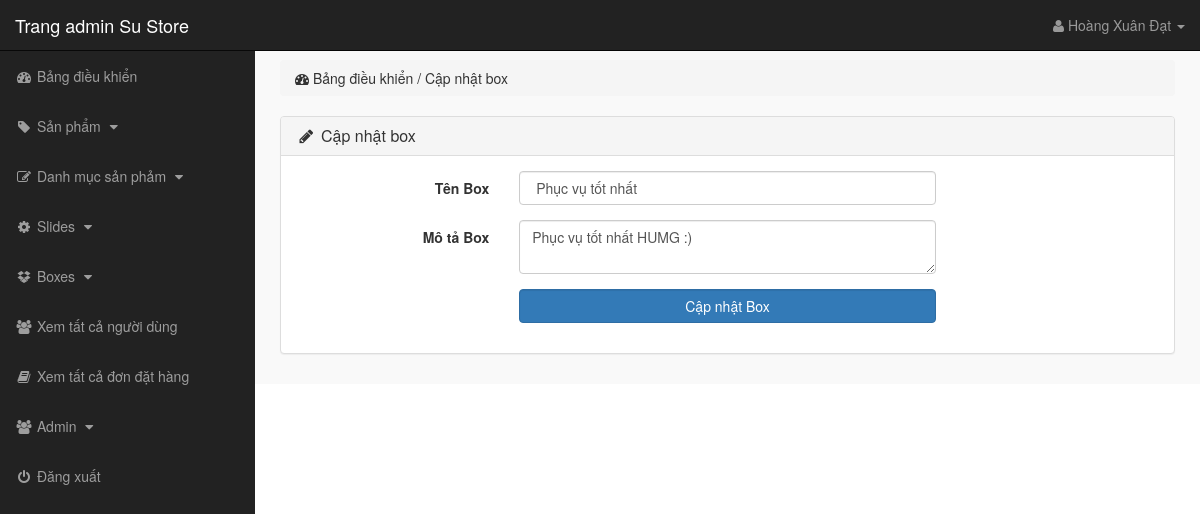
The page /admin_area/index.php?edit_box=1 (signed in) on the database its author committed.
### tables this page shows
CREATE TABLE `boxes_section` (
  `box_id` int(10) NOT NULL,
  `box_title` text NOT NULL,
  `box_desc` text NOT NULL
);

### admin_area/edit_box.php (the view, shortened to what this page needs)
<?php
    if(!isset($_SESSION['admin_username'])){
        echo "<script>window.open('login.php','_self')</script>";
    }else{
?>
<?php
    if(isset($_GET['edit_box'])){
        $edit_box_id = $_GET['edit_box'];
        $edit_box_query = "select * from boxes_section where box_id='$edit_box_id'";
        $run_edit_box = mysqli_query($con,$edit_box_query);
        $row_edit_box = mysqli_fetch_array($run_edit_box);
        $box_title = $row_edit_box['box_title'];
        $box_desc = $row_edit_box['box_desc'];
    }
?>
<div class="row">
    <div class="col-lg-12">
        <ol class="breadcrumb">
            <li>
                <i class="fa fa-dashboard"></i> Bảng điều khiển / Cập nhật box
            </li>
        </ol>
    </div>
</div>
<div class="row">
    <div class="col-lg-12">
        <div class="panel panel-default">
            <div class="panel-heading">
                <h3 class="panel-title">
                    <i class="fa fa-pencil fa-fw"></i> Cập nhật box
                </h3>
            </div>
            <div class="panel-body">
                <form action="" class="form-horizontal" method="post">
                    <div class="form-group">
                        <label for="" class="control-label col-md-3">
                            Tên Box
                        </label>
                        <div class="col-md-6">
                            <input value=" <?php echo $box_title; ?> " name="box_title" type="text" class="form-control">
                        </div>
                    </div>
                    <div class="form-group">
                        <label for="" class="control-label col-md-3">
                            Mô tả Box
                        </label>
                        <div class="col-md-6">
                            <textarea type='text' name="box_desc" class="form-control"><?php echo $box_desc; ?></textarea>
                        </div>
                    </div>
                    <div class="form-group">
                        <label for="" class="control-label col-md-3">
                        </label>
                        <div class="col-md-6">
                            <input value="Cập nhật Box" name="update_box" type="submit" class="form-control btn btn-primary">
                        </div>
                    </div>
                </form>
            </div>
        </div>
    </div>
</div>
<?php } ?>

### admin_area/includes/sidebar.php (shortened to what this page needs)
<?php
    if(!isset($_SESSION['admin_username'])){
        echo "<script>window.open('login.php','_self')</script>";
    }else{
?>
<nav class="navbar navbar-inverse navbar-fixed-top">
    <div class="navbar-header">
        <a href="index.php?dashboard" class="navbar-brand">Trang admin Su Store</a>
    </div>
    <ul class="nav navbar-right top-nav">
        <li class="dropdown">
            <a href="#" class="dropdown-toggle" data-toggle="dropdown">
                <i class="fa fa-user"></i> <?php echo $admin_name;  ?> <b class="caret"></b>
            </a>
        </li>
    </ul>
    <div class="collapse navbar-collapse navbar-ex1-collapse">
        <ul class="nav navbar-nav side-nav">
            <li>
                <a href="index.php?dashboard">
                        <i class="fa fa-fw fa-dashboard"></i> Bảng điều khiển
                </a>
            </li>
            <li>
                <a href="#" data-toggle="collapse" data-target="#products">
                        <i class="fa fa-fw fa-tag"></i> Sản phẩm
                        <i class="fa fa-fw fa-caret-down"></i>
                </a>
            </li>
            <li>
                <a href="#" data-toggle="collapse" data-target="#p_cat">
                        <i class="fa fa-fw fa-edit"></i> Danh mục sản phảm
                        <i class="fa fa-fw fa-caret-down"></i>
                </a>
            </li>
            <li>
                <a href="#" data-toggle="collapse" data-target="#slides">
                        <i class="fa fa-fw fa-gear"></i> Slides
                        <i class="fa fa-fw fa-caret-down"></i>
                </a>
            </li>
            <li>
                <a href="#" data-toggle="collapse" data-target="#boxes">
                        <i class="fa fa-fw fa-dropbox"></i> Boxes
                        <i class="fa fa-fw fa-caret-down"></i>
                </a>
            </li>
            <li>
                <a href="index.php?view_customers">
                    <i class="fa fa-fw fa-users"></i> Xem tất cả người dùng
                </a>
            </li>
            <li>
                <a href="index.php?view_orders">
                    <i class="fa fa-fw fa-book"></i> Xem tất cả đơn đặt hàng
                </a>
            </li>
            <li>
                <a href="#" data-toggle="collapse" data-target="#users">
                        <i class="fa fa-fw fa-users"></i> Admin
                        <i class="fa fa-fw fa-caret-down"></i>
                </a>
            </li>
            <li>
                <a href="logout.php">
                    <i class="fa fa-fw fa-power-off"></i> Đăng xuất
                </a>
            </li>
        </ul>
    </div>
</nav>
<?php } ?>

### admin_area/css/style.css (style rules this page uses)
body { margin-top: 100px; }
@media (min-width: 768px) { body { margin-top: 50px; } }
.top-nav>li { float: left; display: inline-block; }
.top-nav>li>a { color: #999999; line-height: 20px; padding-top: 15px; padding-bottom: 15px; padding-right: 30px; }
@media (min-width: 768px) { .side-nav { position: fixed; top: 51px; bottom: 0; width: 255px; overflow-y: auto; overflow-x: hidden; background-color: #222222; padding-bottom: 40px; border-radius: 0; } }
@media (min-width: 768px) { .side-nav>li>a { width: 255px; } }
.panel-body { border-radius: 5px; }

### rows shown on the page
boxes_section: box_title "Phục vụ tốt nhất", box_desc "Phục vụ tốt nhất HUMG :)"

### other values the page prints
$admin_name "Hoàng Xuân Đạt"
